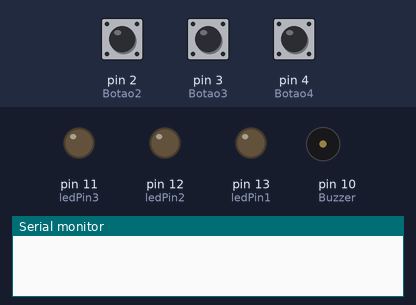
Bench run of a sketch on a simulated Arduino Uno, built with avr-gcc and run on an emulated ATmega328P. On the bench: output pins drawn as LEDs (lit = HIGH), buzzer (waves = sounding, pin HIGH), the last lines printed to the serial monitor. Dashed ring = blinking. Inputs (shaded band) come from the test bench; at power-on: pin 2 (Botao2) LOW, pin 3 (Botao3) LOW, pin 4 (Botao4) LOW.

Above: at 1.3 s.
1.4 s: pin 2 (Botao2) pulled HIGH for 1 s
At 2.9 s:
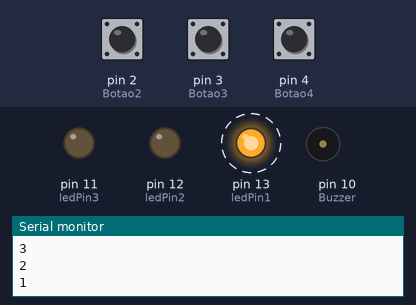
5.4 s: pin 2 (Botao2) pulled HIGH for 3.2 s
At 10.4 s:
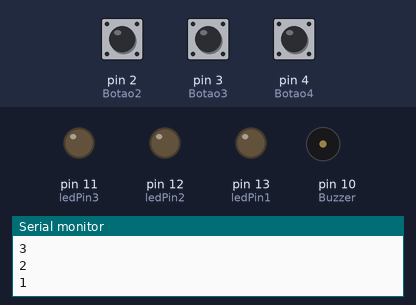
10.7 s: pin 3 (Botao3) pulled HIGH for 1 s
At 15.3 s:
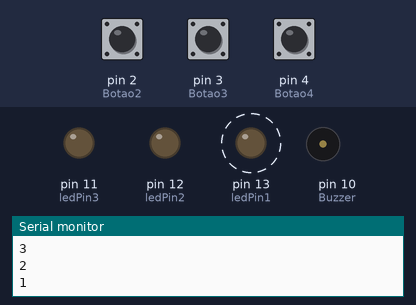
Timing chart, 0 to 16.8 s (numbered marks = the images above; inputs shaded):
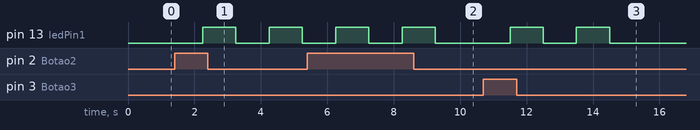

Measured:
- after the input at 1.4 s, pin 13 (ledPin1): alternates HIGH for 1.0 s and LOW for 1.0 s, starting after 0.85 s
- after the input at 5.4 s, pin 13 (ledPin1): alternates HIGH for 1.0 s and LOW for 1.0 s, starting after 0.85 s
- after the input at 10.7 s, pin 13 (ledPin1): alternates HIGH for 1.0 s and LOW for 1.0 s, 4 changes in all, then stays LOW, starting after 0.80 s

The sketch:

atividade_03_cofre.ino
```cpp
#include <StackArray.h>

StackArray <int> stack;
const int ledPin1 = 13;
const int ledPin2 = 12;
const int ledPin3 = 11;
const int Botao4 = 4;
const int Botao3 = 3;
const int Botao2 = 2;
const int Buzzer = 10; //O buzzer está colocado no pino 10
int EstadoBotao2 = 0;
int EstadoBotao3 = 0;
int EstadoBotao4 = 0;
int Tom = 0; //Variavel para armazenar a nota musical
int acerto_miseravi = 0;
int counter = 0;
int reset = 1;
void setup() {
  pinMode(Buzzer, OUTPUT);
  pinMode(ledPin1, OUTPUT);
  pinMode(Botao2, INPUT);
  pinMode(ledPin2, OUTPUT);
  pinMode(Botao3, INPUT);
  pinMode(ledPin3, OUTPUT);
  pinMode(Botao4, INPUT);
  Serial.begin(9600);
}
void loop() {
  EstadoBotao2 = digitalRead(Botao2);
  EstadoBotao3 = digitalRead(Botao3);
  EstadoBotao4 = digitalRead(Botao4);
  delay(250);
  if (EstadoBotao2 == 1) {
    int v = stack.pop();
    Serial.println(v);
    if (v != 1) {
      acerto_miseravi = 0;
    }
  }
  else if (EstadoBotao3 == 1) {
    int v = stack.pop();
    Serial.println(v);
    if (v != 2) {
      acerto_miseravi = 0;
    }
  }
  else if (EstadoBotao4 == 1) {
    int v = stack.pop();
    Serial.println(v);
    if (v != 3) {
      acerto_miseravi = 0;
    }
  }

  if (stack.isEmpty())
  {
    if (acerto_miseravi == 1) //Acertou
    {
      digitalWrite(Buzzer, HIGH);
      delayMicroseconds(200);
      delay(1000);
      digitalWrite(Buzzer, LOW);
      digitalWrite(ledPin1, HIGH);
      digitalWrite(ledPin2, HIGH);
      digitalWrite(ledPin3, HIGH);
      delay(1000);
      digitalWrite(ledPin1, LOW);
      digitalWrite(ledPin2, LOW);
      digitalWrite(ledPin3, LOW);
      delay(1000);
      digitalWrite(ledPin1, HIGH);
      digitalWrite(ledPin2, HIGH);
      digitalWrite(ledPin3, HIGH);
      delay(1000);
      digitalWrite(ledPin1, LOW);
      digitalWrite(ledPin2, LOW);
      digitalWrite(ledPin3, LOW);
      delay(1000);
      digitalWrite(ledPin1, HIGH);
      digitalWrite(ledPin2, HIGH);
      digitalWrite(ledPin3, HIGH);
      delay(1000);
      digitalWrite(ledPin1, LOW);
      digitalWrite(ledPin2, LOW);
      digitalWrite(ledPin3, LOW);
      reset = 1;
    }
    else if (reset == 0){//Erroou!!!
      digitalWrite(ledPin1, HIGH);
      delay(1000);
      digitalWrite(ledPin1, LOW);
      delay(1000);
      digitalWrite(ledPin1, HIGH);
      delay(1000);
      digitalWrite(ledPin1, LOW);
      reset = 1;
    }

    if (reset == 1)
    {
      stack.push(1);
      stack.push(2);
      stack.push(3);

      acerto_miseravi = 1;
      reset = 0;
    }
  }
}
```
